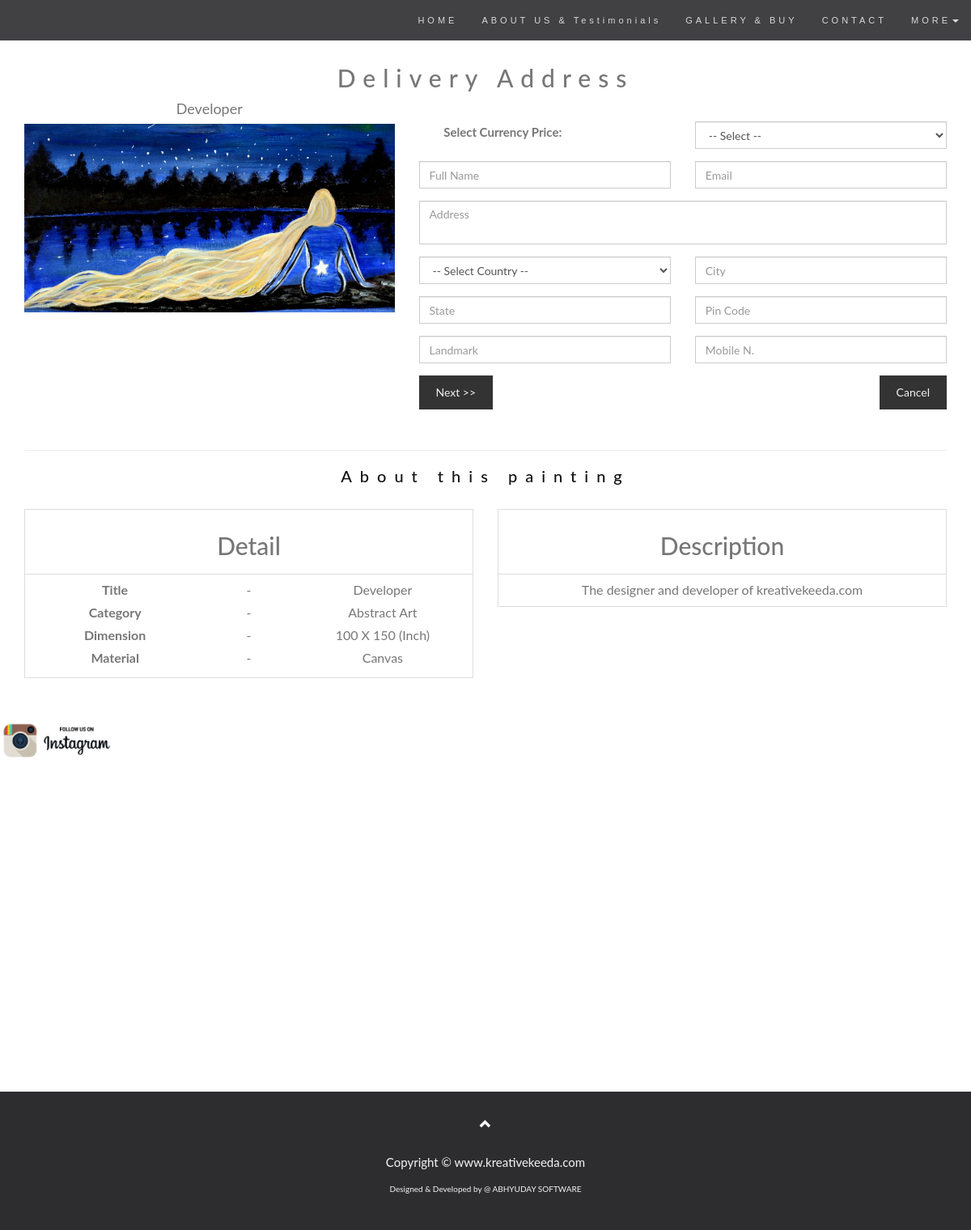
Screenshot of /Fontend/placeorder?id=2 with the database file from the repository.
### tables this page shows
CREATE TABLE IF NOT EXISTS `gallery` (
  `id` int(11) NOT NULL,
  `image` varchar(100) NOT NULL,
  `title` varchar(100) NOT NULL,
  `category` varchar(30) NOT NULL,
  `dimension` varchar(25) NOT NULL,
  `material` varchar(30) NOT NULL,
  `description` text NOT NULL,
  `price_inr` varchar(10) NOT NULL,
  `price_usd` varchar(10) NOT NULL,
  `price_pound` varchar(10) NOT NULL,
  `price_euro` varchar(10) NOT NULL,
  `status` int(10) NOT NULL DEFAULT '0'
);

### Fontend/placeorder.php (the view, shortened to what this page needs)
<?php
	$id = $_GET["id"];
	if(empty("$id"))
	{
		header("location:gallery");
	}
	else
	{
?>		<html>
			<head>
				<link rel="stylesheet" href="css/bootstrap.min.css">
				<link rel="stylesheet" href="css/style.css">
			</head>
			<body id="myPage" data-spy="scroll" data-target=".navbar" data-offset="50">
				<nav class="navbar navbar-default navbar-fixed-top">
					<div class="container-fluid">
						<div class="navbar-header">
							<a class="navbar-brand" href="#myPage"></a>
						</div>
						<div class="collapse navbar-collapse" id="myNavbar">
							<ul class="nav navbar-nav navbar-right">
								<li><a href="#" onclick="home()" title="HOME">HOME</a></li>
								<li><a href="#" onclick="aboutus()" title="ABOUT US">ABOUT US & Testimonials</a></li>
								<li><a href="#" onclick="gallery()" title="GALLERY & BUY PAINTINGS">GALLERY & BUY</a></li>
								<li><a href="#" onclick="contact()" title="CONTACT">CONTACT</a></li>
								<li class="dropdown">
									<a class="dropdown-toggle" data-toggle="dropdown" href="#">MORE<span class="caret"></span></a>
								</li>
							</ul>
						</div>
					</div>
				</nav>
				<div id="band" style="margin-top:60px" align="center">
					<div class="container-fluid">
						<table>
							<tr align="center">
								<td>
									<?php
										$id = $_GET["id"];
										$sql = "select * from gallery where id='$id'";
										$rs = mysql_query($sql);
										if($row = mysql_fetch_array($rs))
										{
											$sts=$row[11];
											if($sts==0)
											{
												echo "<h2 style='letter-spacing:9px'> Delivery Address </h2>";
											}
											else
											{
												echo "<font size='+3' color='red'> Opps!!! Sorry </font>";
											}
										}
									?>
								</td>
							</tr>
						</table>
						<div class='container-fluid'>
							<div class="row">
								<?php
									$id = $_GET["id"];
									$sql = "select * from gallery where id='$id'";
									$rs = mysql_query($sql);
									if($row = mysql_fetch_array($rs))
									{
										$sts=$row[11];
										echo 	"<div class='col-sm-5'>
													<table>
														<tr align='center'>
															<td>
																<font size='+1'>".$row[2]."</font>
															</td>
														</tr>
														<tr align='center'>
															<td><div  style='margin-top:8px'></div>
																<img class='img-responsive' src='img/gallery/" .$row[1]. "'>
															</td>
														</tr>
													</table>
												</div>";
										echo 	"<br>";
												if($sts==0)
												{
													echo"<div class='col-sm-7'>
													<form action='order_summery' method='post' name='order_form' onsubmit='return err()'>
														<input type='hidden' name = 'title' value='".$row[2]."'>
														<input type='hidden' name = 'image' value='".$row[1]."'>
														<div class='row'>
															<div class='col-xs-6 form-group'>
																<label class='col-xs-8 control-label'> Select Currency Price: </label>
															</div>
															<div class='col-xs-6 form-group'>
																<div id='iprice'>
																	<select name='price' class='form-control'>
																			<option value=''>-- Select --</option>
																			<option value='".$row[8]."'>".$row[8]."</option>
																			<option value='".$row[7]."'>".$row[7]."</option>
																			<option value='".$row[9]."'>".$row[9]."</option>
																			<option value='".$row[10]."'>".$row[10]."</option>
																		</select>
																</div>
															</div>
														</div>
														<div class='row'>
															<div class='col-sm-6 form-group'>
																<div id='iname'>
																	<input class='form-control' id='iname' name='name' placeholder='Full Name' type='text' value='' onkeypress='return onKeyValidate(event,alpha);' maxlength='40'>
																</div>
															</div>
															<div class='col-sm-6 form-group'>
																<div id='iemail'>
																	<input class='form-control' id='iemail' name='email' placeholder='Email' type='email' value=''>
																</div>
															</div>
														</div>
														<div class='row'>
															<div class='col-sm-12 form-group'>
																<div id='iadd'>
																	<textarea name='add' class='form-control' placeholder='Address'></textarea>
																</div>
															</div>
														</div>
														<div class='row'>
															<div class='col-sm-6 form-group'>
																<select name='country' class='form-control'>
																	<option value=''> -- Select Country -- </option>
																</select>
															</div>
															<div class='col-sm-6 form-group'>
																<div id='ict'>
																	<input class='form-control' id='ict' name='ct' placeholder='City' type='text' value='' onkeypress='return onKeyValidate(event,alpha);' maxlength='30'>
																</div>
															</div>
														</div>
														<div class='row'>
															<div class='col-sm-6 form-group'>
																<div id='ist'>
																	<input class='form-control' id='ist' name='st' placeholder='State' type='text' value='' onkeypress='return onKeyValidate(event,alpha);' maxlength='30'>
																</div>
															</div>
															<div class='col-sm-6 form-group'>
																<div id='ipc'>
																	<input class='form-control' id='ipc' name='pc' placeholder='Pin Code' type='text' value='' onkeypress='return onKeyValidate(event,numeric);' maxlength='15'>
																</div>
															</div>
														</div>
														<div class='row'>
															<div class='col-sm-6 form-group'>
																<input class='form-control' id='ilm' name='lm' placeholder='Landmark' type='text' value='' onkeypress='return onKeyValidate(event,alphanumeric);' maxlength='100'>
															</div>
															<div class='col-sm-6 form-group'>
																<div id='imbl'>
																	<input class='form-control' id='imbl' name='mbl' placeholder='Mobile N.' type='text' value=''>
																</div>
															</div>
														</div>
														<div class='row'>
															<div class='col-md-12 form-group'>
																<button class='btn pull-left' type='submit'>Next >></button>
																<button class='btn pull-right' type='reset' style='color:'>Cancel</button>
															</div>
														</div>
													</form>
												</div>";
												}
												else
												{
													echo"<img class='img-responsive' src='img/soldout_image.png'>";
												}
									}
								?>
							</div>
							<hr>
							<h3> About this painting </h3>
							<div class="row">
								<div class="col-md-6">
									<table class="table table-bordered">
										<tr align="center">
											<td>
												<h2> Detail </h2>
											</td>
										</tr>
										<tr align="center">
											<td>
												<div class="row">
													<label class="col-xs-5">Title</label>
													<div class="col-xs-2">-</div>
													<div class="col-xs-5"><?php echo $row[2];?></div>
												</div>
												<div class="row">
													<label class="col-xs-5">Category</label>
													<div class="col-xs-2">-</div>
													<div class="col-xs-5"><?php echo $row[3];?></div>
												</div>
												<div class="row">
													<label class="col-xs-5">Dimension</label>
													<div class="col-xs-2">-</div>
													<div class="col-xs-5"><?php echo $row[4];?></div>
												</div>
												<div class="row">
													<label class="col-xs-5">Material</label>
													<div class="col-xs-2">-</div>
													<div class="col-xs-5"><?php echo $row[5];?></div>
												</div>
											</td>
										</tr>
									</table>
								</div>
								<div class="col-md-6">
									<table class="table table-bordered">
										<tr align="center">
											<td>
												<h2>Description</h2>
											</td>
										</tr>
										<tr align="center">
											<td>
												<?php echo $row[6]; ?>
											</td>
										</tr>
									</table>
								</div>
							</div>
						</div>
					</div>
				</div>
				<br>
				<table style="margin-top:5px">
					<tr>
						<td>
							<a href="https://www.instagram.com/kreative.keeda/"><img src="img/ins.png" height="50px"></a>
						</td>
					</tr>
					<tr>
						<td>
						</td>
					</tr>
					<tr>
						<td>
						</td>
					</tr>
				</table>
				<div id="googleMap">
					<div class="map-responsive">
						<div style='overflow:hidden;height:440px;width:1300px;'>
							<div id='gmap_canvas' style='height:440px;width:1300px;'></div>
						</div>
					</div>
				</div>
				<footer class="text-center">
				  <a class="up-arrow" href="#myPage" data-toggle="tooltip" title="TO BEGINING">
					<span class="glyphicon glyphicon-chevron-up"></span>
				  </a><br><br>
				  <font>
						<p>
							Copyright &#169; www.kreativekeeda.com
						</p>
					</font>
					<font size="-2">
						<p>Designed & Developed by @ <a href="#" onclick="abhyuday()" data-toggle="tooltip" title="Contact ABHYUDAY SOFTWARE">ABHYUDAY SOFTWARE</a></p>
					</font>
				</footer>
			</body>
		</html>
<?php
	}
?>

### rows the page displays
gallery: title "Developer", image (picture), category "Abstract Art", dimension "100 X 150 (Inch)", material "Canvas", description "The designer and developer of kreativekeeda.com"
